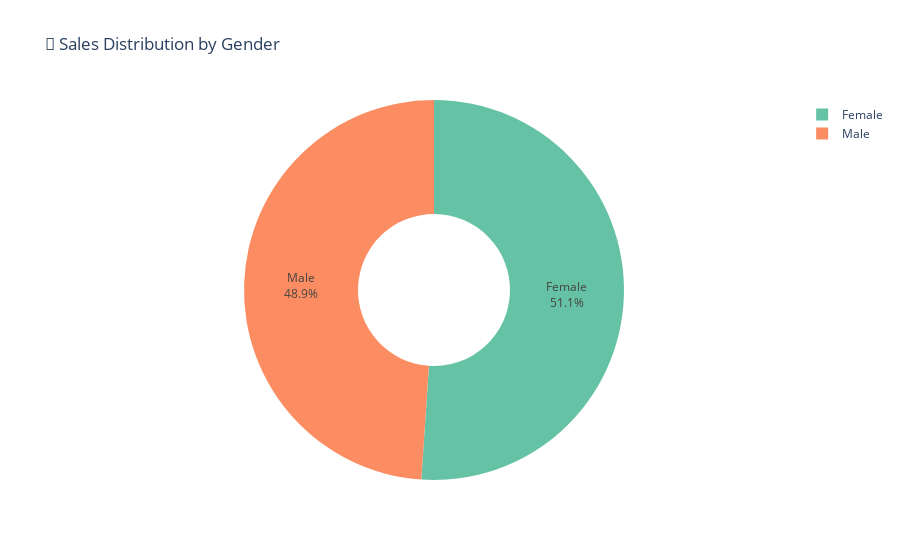

Write notebook code for a chart like this one.
### Code cell
# Gender Distribution (Interactive Pie Chart)

gender_data = df.groupby('Gender')['Total Amount'].sum().reset_index()

fig_gender = px.pie(
    gender_data,
    values='Total Amount',
    names='Gender',
    title='👥 Sales Distribution by Gender',
    color_discrete_sequence=px.colors.qualitative.Set2,
    hole=0.4  # Makes it a donut chart
)

fig_gender.update_traces(
    textposition='inside',
    textinfo='percent+label',
    hovertemplate='%{label}<br>Sales: $%{value:,.2f}<br>Percentage: %{percent}'
)

fig_gender.update_layout(
    template='plotly_white',
    height=400
)

fig_gender.show()

### Figure 1 — Plotly figure (JSON) as saved in the notebook; plotly's stock layout.template omitted (floating-point values rounded to 4 significant figures)
{"data": [{"domain": {"x": [0, 1], "y": [0, 1]}, "hole": 0.4, "hovertemplate": "%{label}<br>Sales: $%{value:,.2f}<br>Percentage: %{percent}", "labels": ["Female", "Male"], "legendgroup": "", "name": "", "showlegend": true, "textinfo": "percent+label", "textposition": "inside", "type": "pie", "values": [232840, 223160]}], "layout": {"autosize": true, "legend": {"tracegroupgap": 0}, "piecolorway": ["rgb(102,194,165)", "rgb(252,141,98)", "rgb(141,160,203)", "rgb(231,138,195)", "rgb(166,216,84)", "rgb(255,217,47)", "rgb(229,196,148)", "rgb(179,179,179)"], "title": {"text": "👥 Sales Distribution by Gender"}}}
